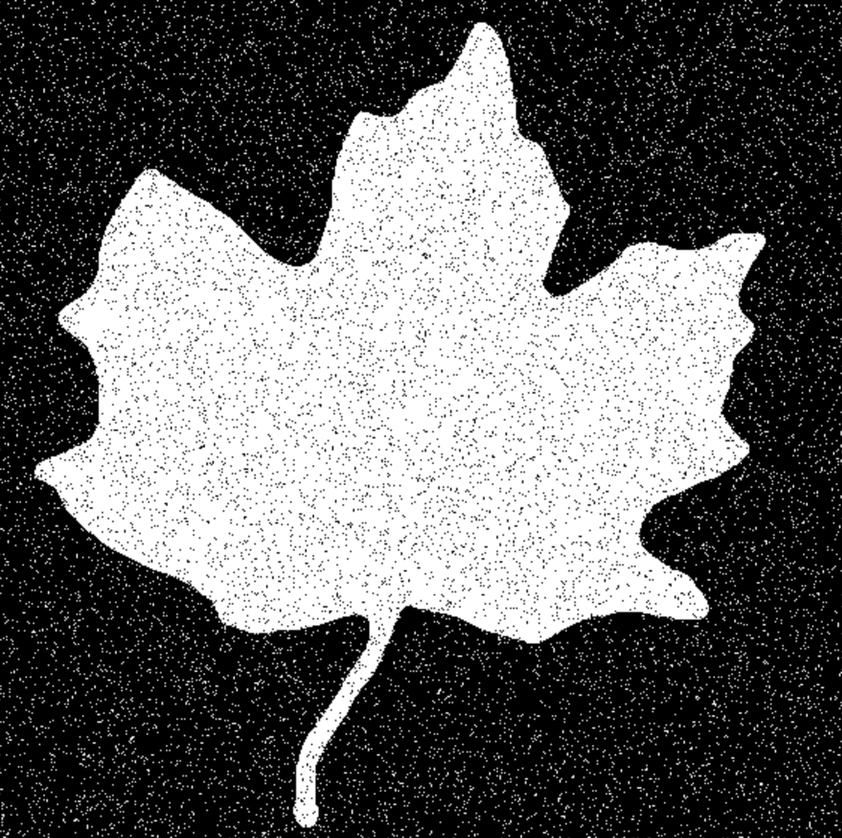
#> input picture DA 5/Removing Noise/Salt_n_Pepper.png, 842 x 838 px, shrunk from 1126 x 1120 before the run
$ python 'Salt&Pepper_Noise.py'
#> lines starting #> are read from the running program, lines starting #| are printed output that depends on the picture
import cv2
import numpy as np
from matplotlib import pyplot as plt
from PIL import Image, ImageFilter
img = cv2.imread('Salt_n_Pepper.png')
#> img is the input picture: shape (838, 842, 3); mean B, G, R 102, 102, 102
imag1 = cv2.cvtColor(img, cv2.COLOR_BGR2HSV)
#> imag1: shape (838, 842, 3); mean H, S, V 27.1, 39.8, 102.2
kernel=np.ones((5,5), np.float32)/25
out_img=cv2.filter2D(img, -1, kernel)
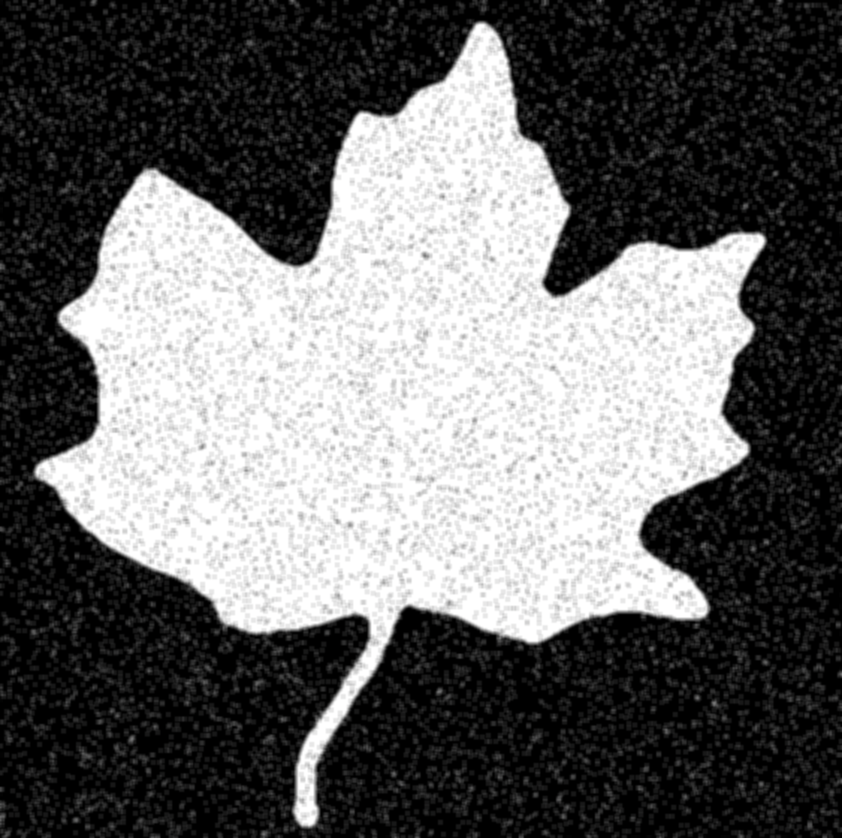
#> out_img: shape (838, 842, 3); mean B, G, R 102, 102, 102
blur=cv2.blur(img, (5,5))
blur1=cv2.blur(imag1, (5,5))
#> blur1: shape (838, 842, 3); mean H, S, V 27.1, 39.8, 102.2
gblur=cv2.GaussianBlur(img, (5,5), 0)
median =cv2.medianBlur(img, 5)
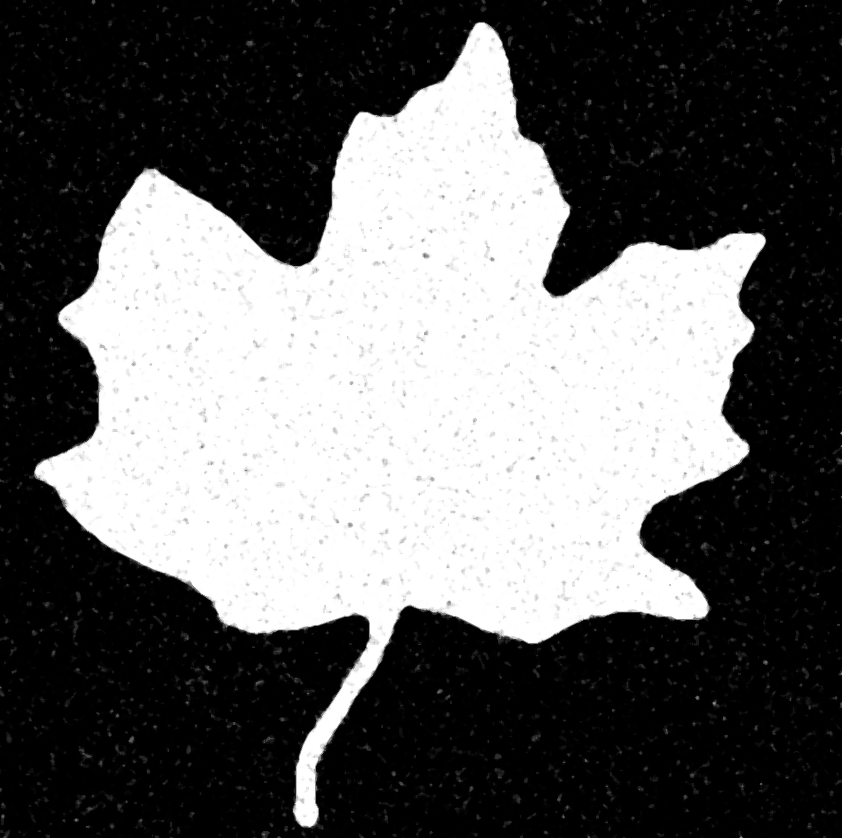
#> median: shape (838, 842, 3); mean B, G, R 99.6, 99.6, 99.6
bilateralfilter = cv2.bilateralFilter(img, 9, 75, 75)
mean = cv2.cvtColor(blur1, cv2.COLOR_HSV2RGB)
titles = ['Image', '2D Convolution', 'Average Filter', 'Median Filter', 'Bilateral Filter','Mean Filter']
images=[img, out_img, blur, median, bilateralfilter,mean]
for i in range(6):
    plt.subplot(2, 3, i+1), plt.imshow(images[i], cmap='gray'),plt.axis("off")
    plt.title(titles[i])
#> figure, not shown here; B, G, R data is drawn as R, G, B
